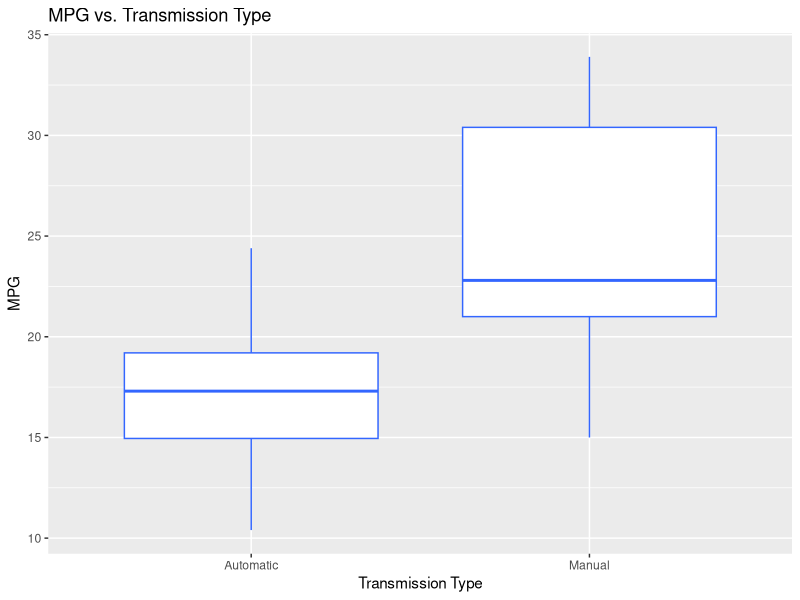
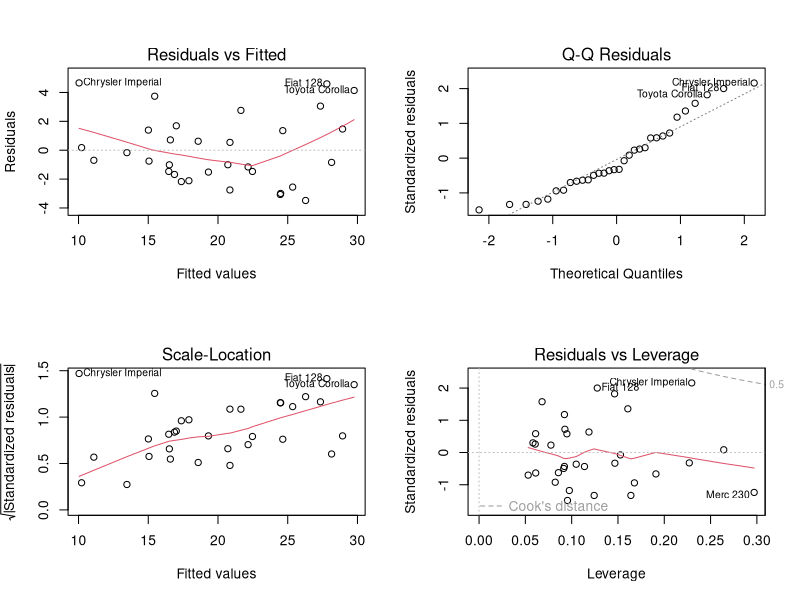
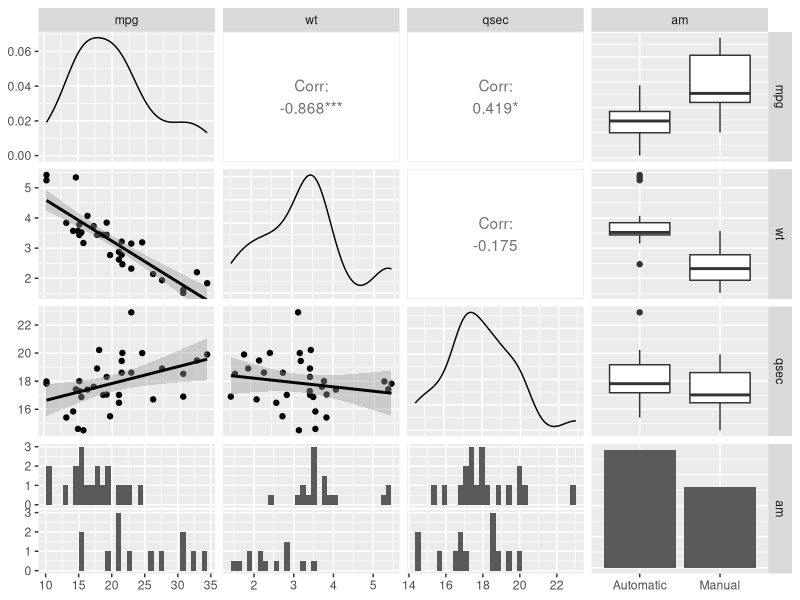

These charts were generated, in order, by the following R code:
## ---- chunk 1
data(mtcars)
## ---- chunk 2
library(ggplot2)
data(mtcars)
mtcars$am <- as.factor(mtcars$am)
levels(mtcars$am) <- c("Automatic", "Manual")
ggplot(mtcars, aes(factor(am), mpg)) +
      geom_boxplot(color = I("#3366FF")) +
      ggtitle("MPG vs. Transmission Type") +
      ylab("MPG") +
      xlab("Transmission Type")
## ---- chunk 3
fit <- lm(mpg ~ factor(am), data = mtcars)
summary(fit)
## ---- chunk 4
fit_fullmodel <- lm(mpg ~ ., data = mtcars)
summary(fit_fullmodel)
## ---- chunk 5
fit_fullmodel <- lm(mpg ~ ., data = mtcars) 
fit_stepmodel <- step(fit_fullmodel, k = log(nrow(mtcars)))
summary(fit_stepmodel)
## ---- chunk 6
summary(fit_stepmodel)
## ---- chunk 7
par(mfrow = c(2,2))
plot(fit_stepmodel)
## ---- chunk 8
library(GGally)
data("mtcars")
predictors <- with(mtcars, data.frame(mpg, wt, qsec, am))
ggpairs(predictors, lower = list(continuous = "smooth"))
